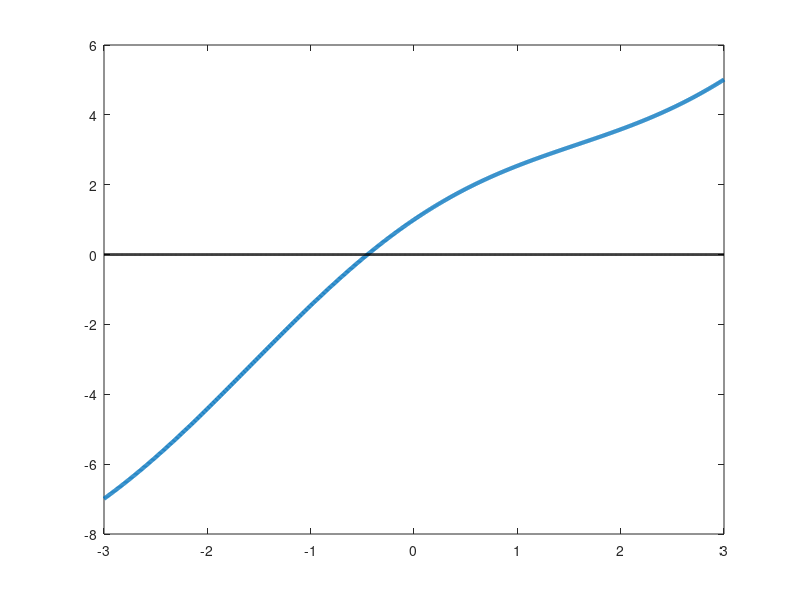

Write MATLAB code to recreate this figure. (Note: this script raises an error after producing the figure.)
close all; clear; clc

%% Define the functions
% Bisection function
function [root, iterations] = bisection(f, a, b, tol, max_iter)

    %{ 
        bisection uses the Bisection Method to find a root of the function
        f(x) on the interval [a,b].
        Inputs: 
            - f: an anonymous function handle
            - a: the left endpoint of the search interval
            - b: the right endpoint of the search interval
            - tol: the tolerance for the tolerance check
            - max_iter: the maximum number of iterations this algorithm
                        will run before exiting.
        Outputs:
            - root: the root of f(x) on [a,b]
            - iterations: the number of iterations required to find the root
         
    %}

    % First, a robustness check: are f(a) and f(b) the same sign? If so, this won't work.
    if f(a)*f(b)>0
        disp("f(a) and f(b) have the same sign. IVT does not guarantee a root in (a,b). Try changing a and b.")
        root = []; %"null"
        return % this exits the function right here
    end

    for j = 1:max_iter
        xstar = (a+b)/2; % Calculate xstar, the mid point of [a, b]
        
        % Check: Is f(xstar) = 0? If so, we are at the root.
        %                         If not, need to move boundaries.
        if abs(f(xstar))<tol     
            root = xstar; 
            disp("The root was found at xstar = " + xstar)
            break                       % <- Task 4. "break" exits the loop
        elseif f(xstar)*f(a)>0 
            % This is checking "is f(xstar)*f(a)>0?
            % If product is positive, both have same sign. Move left boundary.
            a = xstar;           % Move left boundary
        else
            b = xstar;           % Move right boundary
        end
    
        if j==max_iter        
            % This means we have reached the max number of iterations.
            % The algorithm is NOT converging
            disp("Max iterations reached; algorithm did not converge")
            root = []; % Set root to empty array, meaning no root found.
        end
    end
    iterations = j;
end


% Newton's method function
function [root, iterations] = newton(f, fp, x0, tol, max_iter)

    %{ 
        newton uses Newton's Method to find a root of the function
        f(x) with the initial guess x0.
        Inputs: 
            - f: an anonymous function handle, f(x)
            - fp: an anonymous function handle for the derivative, f'(x)
            - x0: the initial guess for the root
            - tol: the tolerance for the tolerance check
            - max_iter: the maximum number of iterations this algorithm
                        will run before exiting.
        Outputs:
            - root: the root of f(x) on [a,b]
            - iterations: the number of iterations required to find the root        
    %}
    xstar = x0; % Start off with xstar = x0 % DON'T INCLUDE THIS INITIALLY, SHOW ERROR
    for j = 1:max_iter
        % Check to see if xstar is a root
        if abs(f(xstar))<tol
            root = xstar;
            disp("Root found at " + xstar + " in " + j + " iterations")
            break % exits the loop
        else
            xstar = xstar - f(xstar)/fp(xstar); % Newton formula
        end
    
        if j == max_iter
            disp("Max iterations reached. Algorithm did not converge.")
            root = []; % Set root to empty array, meaning no root found.
        end
    end
    iterations = j; % save iterations for output
end

%% Test for various choices

f = @(x) 2*x + cos(x);
% First, plot
x = linspace(-3, 3, 1000);
figure()
plot(x, f(x), 'LineWidth', 3)
hold on
plot(x, 0*x, 'LineWidth', 2, 'Color', 'k')

% Bisection
[bisection_root, bisection_iter] = bisection(f, -2, 3, 1e-12, 2000);

% Newton's
fp = @(x) 2 - sin(x);
[newton_root, newton_iter] = newton(f, fp, 0, 1e-12, 2000);
